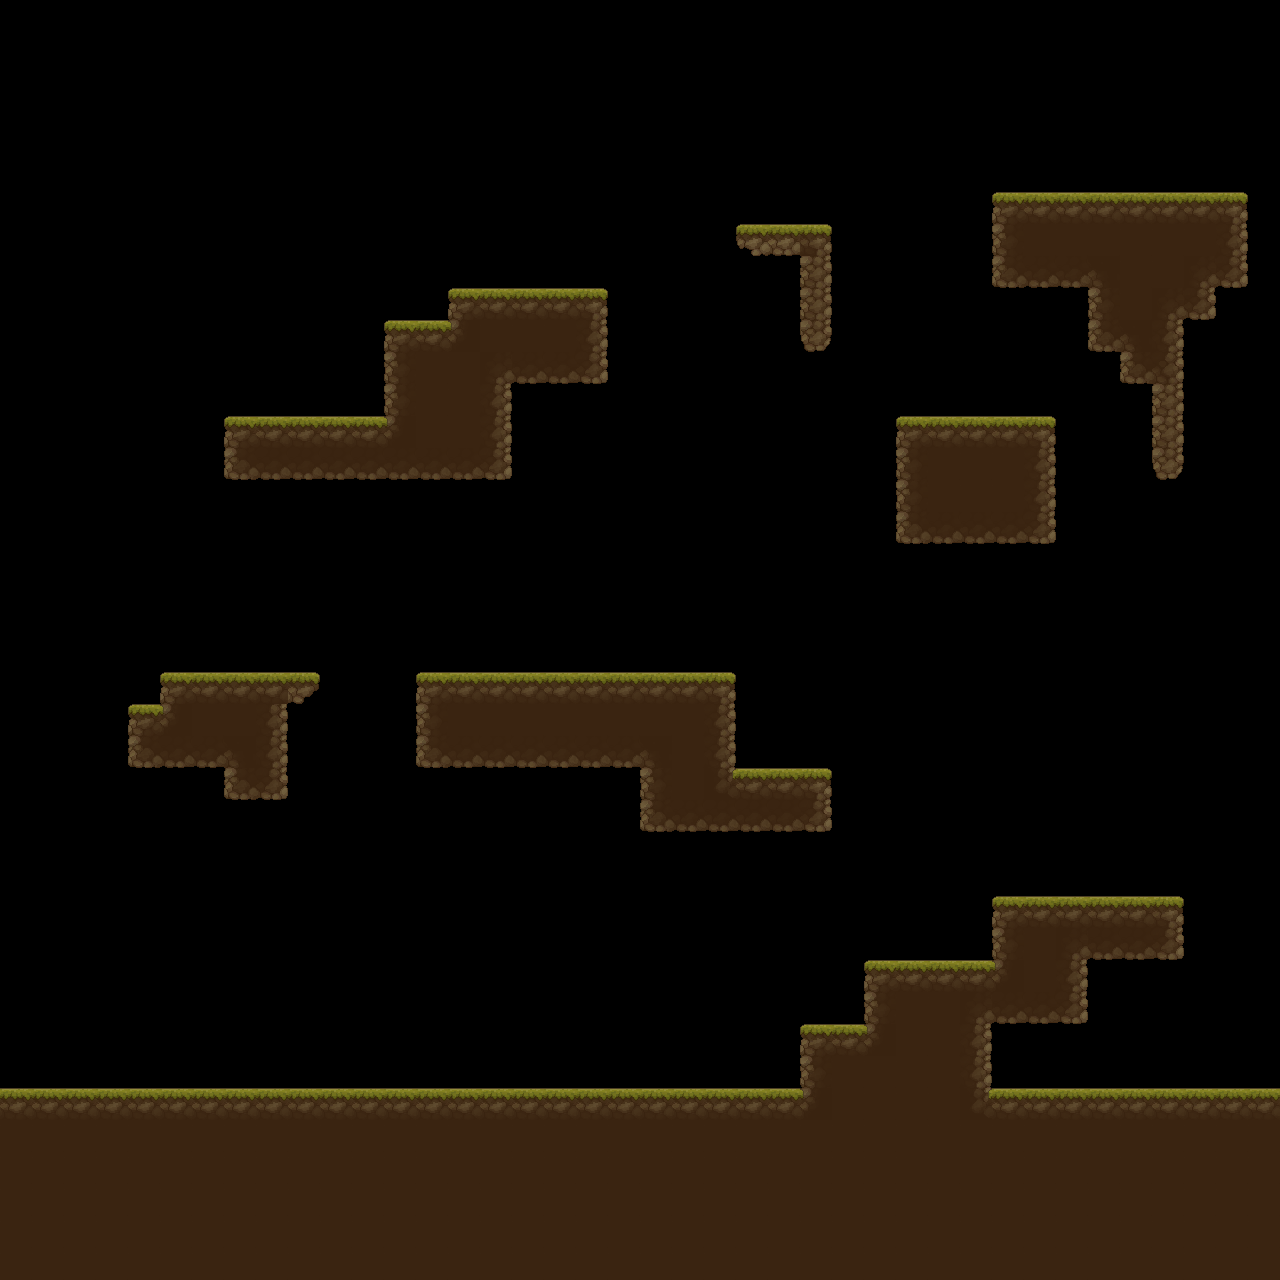

Rendered tile map (Tiled .tmx) drawn with the repository's tilesets; below, a short description and the map source with its tile grids summarised:
An orthogonal 40x40 tile map with 32x32 px tiles, 1 tile layer (terrain), 1 hidden layer not drawn.

<map version="1.10" tiledversion="1.11.2" orientation="orthogonal" renderorder="right-down" width="40" height="40" tilewidth="32" tileheight="32" infinite="0" nextlayerid="9" nextobjectid="1">
 <tileset firstgid="1" source="2D-Platformer-Tileset.tsx" />
 <layer id="1" name="prototype" width="40" height="40" visible="0">
  <data>[1600 cells, 1600 non-empty, 2 distinct tile ids]</data>
 </layer>
 <layer id="8" name="terrain" width="40" height="40">
  <properties>
   <property name="unity:sortingLayer" value="Ground" />
  </properties>
  <data>[1600 cells, 686 non-empty, 20 distinct tile ids]</data>
 </layer>
</map>
